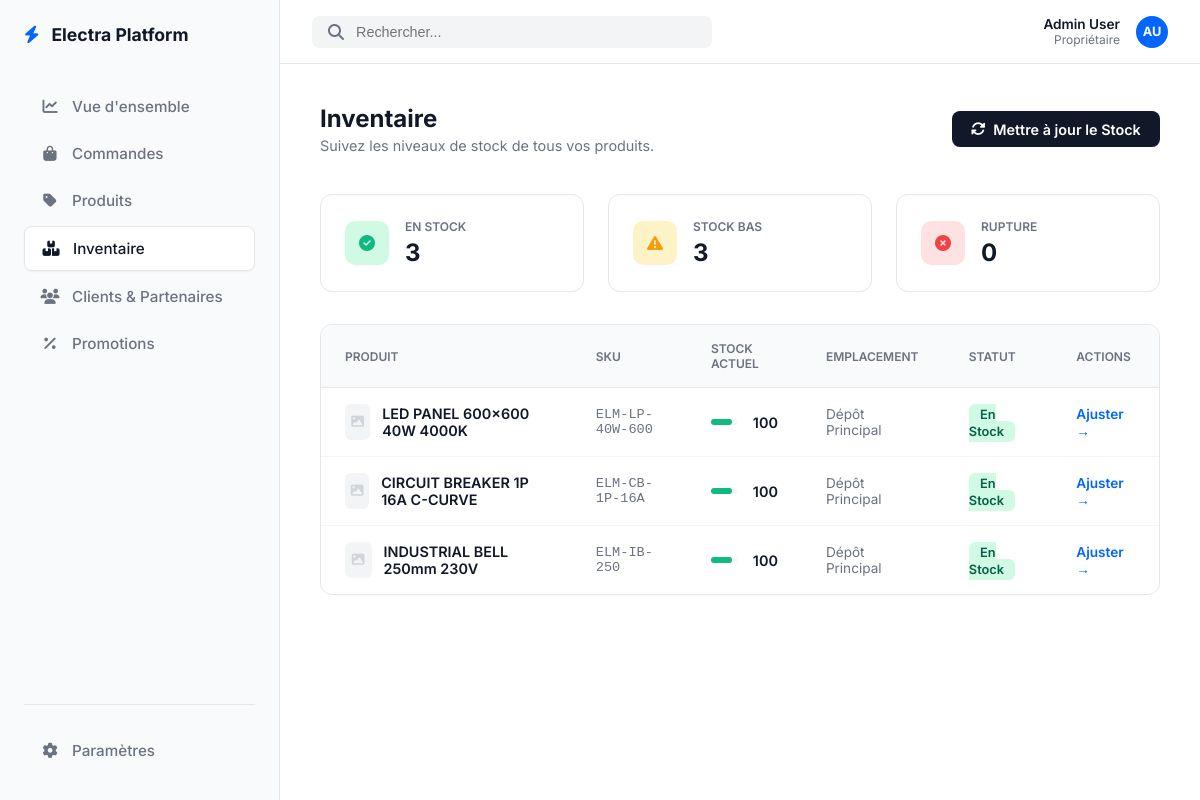
Page /dashboard/inventory/ on the earlier database version.
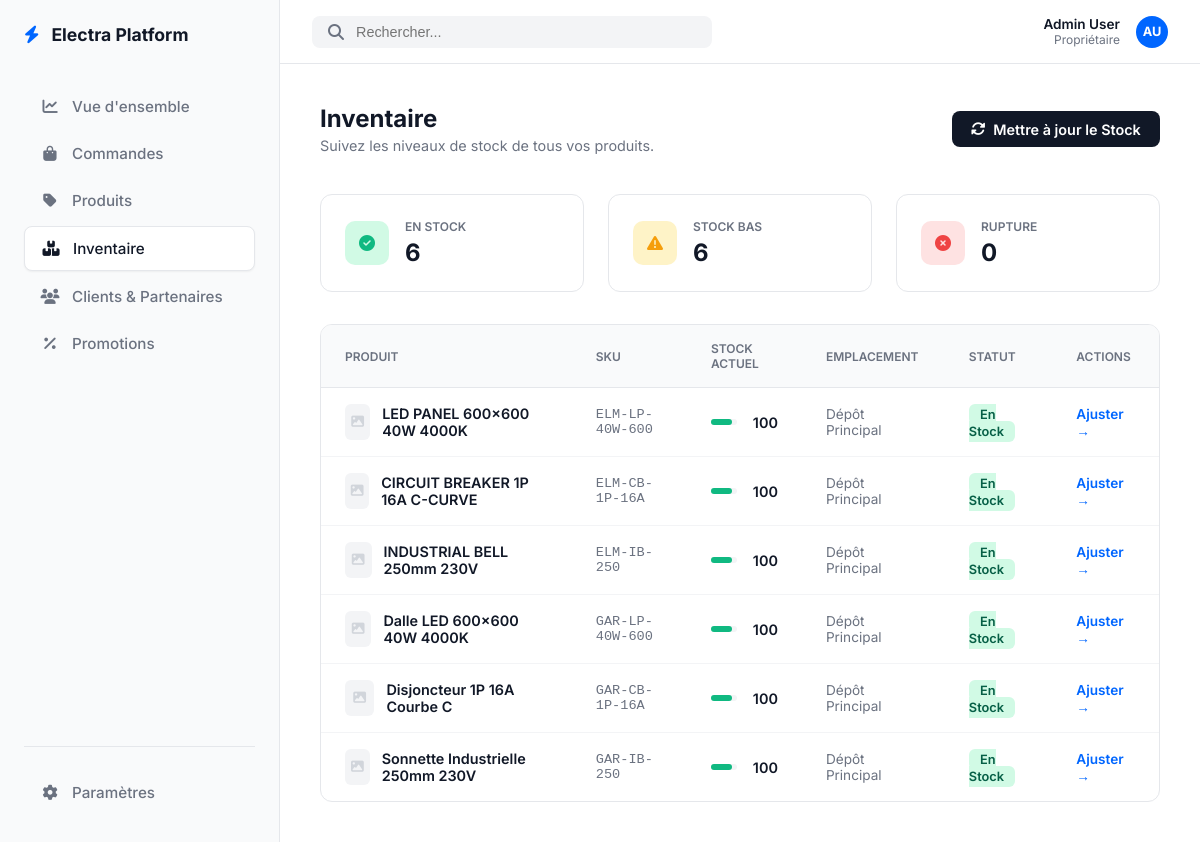
Same page on the later database version.
### shop/models.py (models this page shows, shortened)
class Product(models.Model):
    title = models.CharField(max_length=255) # Must be exact title as per requirement
    subtitle = models.CharField(max_length=255, blank=True, null=True)
    description = models.TextField()
    handle = models.SlugField(unique=True)
    sku = models.CharField(max_length=100, unique=True)
    barcode = models.CharField(max_length=100, blank=True, null=True)
    categories = models.ManyToManyField(Category, blank=True)
    collection = models.ForeignKey(Collection, on_delete=models.SET_NULL, null=True, blank=True)
    tags = models.CharField(max_length=255, blank=True, help_text="Comma separated tags")
    product_type = models.CharField(max_length=255, blank=True)
    weight = models.FloatField(default=0) # in grams
    length = models.FloatField(default=0) # in mm
    height = models.FloatField(default=0) # in mm
    width = models.FloatField(default=0) # in mm
    ip_rating = models.CharField(max_length=10, blank=True, verbose_name="Indice de protection (IP)")
    material = models.CharField(max_length=100, blank=True)
    wattage = models.CharField(max_length=50, blank=True)
    color_temperature = models.CharField(max_length=50, blank=True)
    warranty_years = models.IntegerField(default=2)
    certificates = models.ManyToManyField(Certificate, blank=True)
    technical_pdf = models.FileField(upload_to='products/specs/', blank=True, null=True)
    inventory_quantity = models.IntegerField(default=0)
    manage_inventory = models.BooleanField(default=True)
    thumbnail = models.ImageField(upload_to='products/thumbnails/', blank=True, null=True)
    price = models.DecimalField(max_digits=10, decimal_places=2)

### dashboard/views.py (the view)
# urls.py: path('inventory/', views.inventory, name='inventory'),
def inventory(request):
    products = Product.objects.all().order_by('inventory_quantity')
    return render(request, 'dashboard/inventory.html', {'products': products})

### shop/context_processors.py (called while the page is built)
def categories_processor(request):
    return {
        'all_categories': Category.objects.all().order_by('name')
    }

### templates/dashboard/inventory.html (shortened to what this page needs)
{% extends 'dashboard/base_dashboard.html' %}
{% block dashboard_content %}
<div class="page-header">
    <div>
        <h1 style="font-size: 1.5rem; font-weight: 700;">Inventaire</h1>
        <p style="color: var(--text-secondary); font-size: 0.9rem; margin-top: 0.25rem;">Suivez les niveaux de stock de tous vos produits.</p>
    </div>
    <a href="#" class="btn-action"><i class="fas fa-sync-alt"></i> Mettre à jour le Stock</a>
</div>
<div style="display: grid; grid-template-columns: repeat(3, 1fr); gap: 1.5rem; margin-bottom: 2rem;">
    <div style="background: white; padding: 1.5rem; border-radius: 12px; border: 1px solid var(--sidebar-border); display: flex; align-items: center; gap: 1rem;">
        <div style="width: 44px; height: 44px; border-radius: 10px; background: #d1fae5; display: flex; align-items: center; justify-content: center; color: #10b981;">
            <i class="fas fa-check-circle"></i>
        </div>
        <div>
            <p style="font-size: 0.75rem; font-weight: 600; color: var(--text-secondary); text-transform: uppercase;">En Stock</p>
            <p style="font-size: 1.5rem; font-weight: 700; margin-top: 0.25rem;">{{ products|length }}</p>
        </div>
    </div>
    <div style="background: white; padding: 1.5rem; border-radius: 12px; border: 1px solid var(--sidebar-border); display: flex; align-items: center; gap: 1rem;">
        <div style="width: 44px; height: 44px; border-radius: 10px; background: #fef3c7; display: flex; align-items: center; justify-content: center; color: #f59e0b;">
            <i class="fas fa-exclamation-triangle"></i>
        </div>
        <div>
            <p style="font-size: 0.75rem; font-weight: 600; color: var(--text-secondary); text-transform: uppercase;">Stock Bas</p>
            <p style="font-size: 1.5rem; font-weight: 700; margin-top: 0.25rem;">{{ products|length }}</p>
        </div>
    </div>
    <div style="background: white; padding: 1.5rem; border-radius: 12px; border: 1px solid var(--sidebar-border); display: flex; align-items: center; gap: 1rem;">
        <div style="width: 44px; height: 44px; border-radius: 10px; background: #fee2e2; display: flex; align-items: center; justify-content: center; color: #ef4444;">
            <i class="fas fa-times-circle"></i>
        </div>
        <div>
            <p style="font-size: 0.75rem; font-weight: 600; color: var(--text-secondary); text-transform: uppercase;">Rupture</p>
            <p style="font-size: 1.5rem; font-weight: 700; margin-top: 0.25rem;">0</p>
        </div>
    </div>
</div>
<div class="data-card">
    <table>
        <thead>
            <tr>
                <th>Produit</th>
                <th>SKU</th>
                <th>Stock Actuel</th>
                <th>Emplacement</th>
                <th>Statut</th>
                <th>Actions</th>
            </tr>
        </thead>
        <tbody>
            {% for product in products %}
            <tr>
                <td>
                    <div style="display: flex; align-items: center; gap: 0.75rem;">
                        <div style="width: 36px; height: 36px; border-radius: 6px; background: #f3f4f6; display: flex; align-items: center; justify-content: center;">
                            <i class="fas fa-image" style="color: #d1d5db; font-size: 0.8rem;"></i>
                        </div>
                        <span style="font-weight: 600; font-size: 0.9rem;">{{ product.title }}</span>
                    </div>
                </td>
                <td style="font-family: monospace; font-size: 0.85rem; color: var(--text-secondary);">{{ product.sku }}</td>
                <td>
                    <div style="display: flex; align-items: center; gap: 1rem;">
                        <div style="flex: 1; background: #f3f4f6; border-radius: 100px; height: 6px; max-width: 100px;">
                            <div style="width: {% if product.inventory_quantity > 50 %}80{% elif product.inventory_quantity > 10 %}40{% else %}10{% endif %}%; background: {% if product.inventory_quantity > 10 %}#10b981{% elif product.inventory_quantity > 0 %}#f59e0b{% else %}#ef4444{% endif %}; height: 100%; border-radius: 100px;"></div>
                        </div>
                        <span style="font-weight: 600;">{{ product.inventory_quantity }}</span>
                    </div>
                </td>
                <td style="font-size: 0.85rem; color: var(--text-secondary);">Dépôt Principal</td>
                <td>
                    {% if product.inventory_quantity > 10 %}
                    <span style="padding: 0.2rem 0.7rem; background: #d1fae5; color: #065f46; border-radius: 6px; font-size: 0.8rem; font-weight: 600;">En Stock</span>
                    {% elif product.inventory_quantity > 0 %}
                    <span style="padding: 0.2rem 0.7rem; background: #fef3c7; color: #92400e; border-radius: 6px; font-size: 0.8rem; font-weight: 600;">Stock Bas</span>
                    {% else %}
                    <span style="padding: 0.2rem 0.7rem; background: #fee2e2; color: #991b1b; border-radius: 6px; font-size: 0.8rem; font-weight: 600;">Rupture</span>
                    {% endif %}
                </td>
                <td>
                    <a href="#" style="color: var(--primary); font-size: 0.85rem; text-decoration: none; font-weight: 600;">Ajuster →</a>
                </td>
            </tr>
            {% endfor %}
        </tbody>
    </table>
</div>
{% endblock %}

### templates/dashboard/base_dashboard.html (shortened to what this page needs)
<!DOCTYPE html>
<html lang="fr">
<head>
    <link rel="stylesheet" href="https://cdnjs.cloudflare.com/ajax/libs/font-awesome/6.4.0/css/all.min.css">
</head>
<body>
    <div class="sidebar">
        <a href="/" class="sidebar-logo">
            <i class="fas fa-bolt"></i> Electra Platform
        </a>
        <nav class="sidebar-nav">
            <a href="/dashboard/" class="nav-item {% if request.resolver_match.url_name == 'overview' %}active{% endif %}">
                <i class="fas fa-chart-line"></i> Vue d'ensemble
            </a>
            <a href="/dashboard/orders/" class="nav-item {% if request.resolver_match.url_name == 'orders' %}active{% endif %}">
                <i class="fas fa-shopping-bag"></i> Commandes
            </a>
            <a href="/dashboard/products/" class="nav-item {% if request.resolver_match.url_name == 'products' %}active{% endif %}">
                <i class="fas fa-tag"></i> Produits
            </a>
            <a href="/dashboard/inventory/" class="nav-item {% if request.resolver_match.url_name == 'inventory' %}active{% endif %}">
                <i class="fas fa-boxes"></i> Inventaire
            </a>
            <a href="/dashboard/customers/" class="nav-item {% if request.resolver_match.url_name == 'customers' %}active{% endif %}">
                <i class="fas fa-users"></i> Clients & Partenaires
            </a>
            <a href="#" class="nav-item">
                <i class="fas fa-percentage"></i> Promotions
            </a>
        </nav>
        <div class="sidebar-footer">
            <a href="/dashboard/settings/" class="nav-item {% if request.resolver_match.url_name == 'settings' %}active{% endif %}">
                <i class="fas fa-cog"></i> Paramètres
            </a>
        </div>
    </div>
    <div class="main-content">
        <header class="top-bar">
            <div class="search-bar">
                <i class="fas fa-search" style="color: var(--text-secondary);"></i>
                <input type="text" placeholder="Rechercher...">
            </div>
            <div class="user-info" style="display: flex; align-items: center; gap: 1rem;">
                <div style="text-align: right;">
                    <p style="font-size: 0.85rem; font-weight: 600;">Admin User</p>
                    <p style="font-size: 0.75rem; color: var(--text-secondary);">Propriétaire</p>
                </div>
                <div style="width: 32px; height: 32px; border-radius: 50%; background: var(--primary); display: flex; align-items: center; justify-content: center; color: white; font-weight: 700; font-size: 0.8rem;">
                    AU
                </div>
            </div>
        </header>
        <div class="scrollable-content">
            {% block dashboard_content %}{% endblock %}
        </div>
    </div>
</body>
</html>

### templates/dashboard/base_dashboard.html (style rules this page uses)
:root { --sidebar-bg: #f9fafb; --sidebar-border: #e5e7eb; --sidebar-hover: #f3f4f6; --sidebar-active: #ffffff; --sidebar-text: #6b7280; --sidebar-text-active: #111827; --content-bg: #ffffff; --primary: #0066FF; --primary-light: #eff6ff; --text-main: #111827; --text-secondary: #6b7280; --border-color: #f3f4f6; }
* { margin: 0; padding: 0; box-sizing: border-box; }
body { font-family: 'Inter', sans-serif; background-color: var(--sidebar-bg); color: var(--text-main); display: flex; height: 100vh; overflow: hidden; }
.sidebar { width: 280px; background-color: var(--sidebar-bg); border-right: 1px solid var(--sidebar-border); display: flex; flex-direction: column; padding: 1.5rem; }
.sidebar-logo { display: flex; align-items: center; gap: 0.75rem; font-weight: 700; font-size: 1.1rem; margin-bottom: 2.5rem; color: var(--text-main); text-decoration: none; }
.sidebar-logo i { color: var(--primary); }
.sidebar-nav { flex: 1; }
.nav-item { display: flex; align-items: center; gap: 0.75rem; padding: 0.75rem 1rem; border-radius: 8px; color: var(--sidebar-text); text-decoration: none; font-size: 0.95rem; font-weight: 500; margin-bottom: 0.25rem; transition: all 0.2s ease; }
.nav-item i { width: 20px; text-align: center; }
.nav-item.active { background-color: var(--sidebar-active); color: var(--sidebar-text-active); box-shadow: 0 1px 2px rgba(0,0,0,0.05); border: 1px solid var(--sidebar-border); }
.sidebar-footer { padding-top: 1.5rem; border-top: 1px solid var(--sidebar-border); }
.main-content { flex: 1; background-color: var(--content-bg); display: flex; flex-direction: column; overflow: hidden; }
.top-bar { height: 64px; border-bottom: 1px solid var(--sidebar-border); display: flex; align-items: center; justify-content: space-between; padding: 0 2rem; }
.search-bar { display: flex; align-items: center; gap: 0.75rem; background-color: #f3f4f6; padding: 0.5rem 1rem; border-radius: 8px; width: 400px; }
.search-bar input { border: none; background: none; outline: none; width: 100%; font-size: 0.9rem; }
.scrollable-content { flex: 1; padding: 2.5rem; overflow-y: auto; }
.page-header { display: flex; justify-content: space-between; align-items: center; margin-bottom: 2.5rem; }
.btn-action { background-color: var(--text-main); color: white; padding: 0.6rem 1.2rem; border-radius: 8px; text-decoration: none; font-weight: 600; font-size: 0.9rem; display: flex; align-items: center; gap: 0.5rem; }
.data-card { border: 1px solid var(--sidebar-border); border-radius: 12px; overflow: hidden; }
table { width: 100%; border-collapse: collapse; }
th { text-align: left; padding: 1rem 1.5rem; background-color: #f9fafb; border-bottom: 1px solid var(--sidebar-border); font-size: 0.75rem; text-transform: uppercase; color: var(--text-secondary); font-weight: 600; }
td { padding: 1rem 1.5rem; border-bottom: 1px solid var(--border-color); font-size: 0.9rem; color: var(--text-main); }
tr:last-child td { border-bottom: none; }

Differences in the rows shown:
added Product: title "Dalle LED 600x600 40W 4000K", sku "GAR-LP-40W-600", inventory_quantity "100", shows "En Stock"
added Product: title "Disjoncteur 1P 16A Courbe C", sku "GAR-CB-1P-16A", inventory_quantity "100", shows "En Stock"
added Product: title "Sonnette Industrielle 250mm 230V", sku "GAR-IB-250", inventory_quantity "100", shows "En Stock"
Other differences:
{{ products|length }}: "3" → "6"
